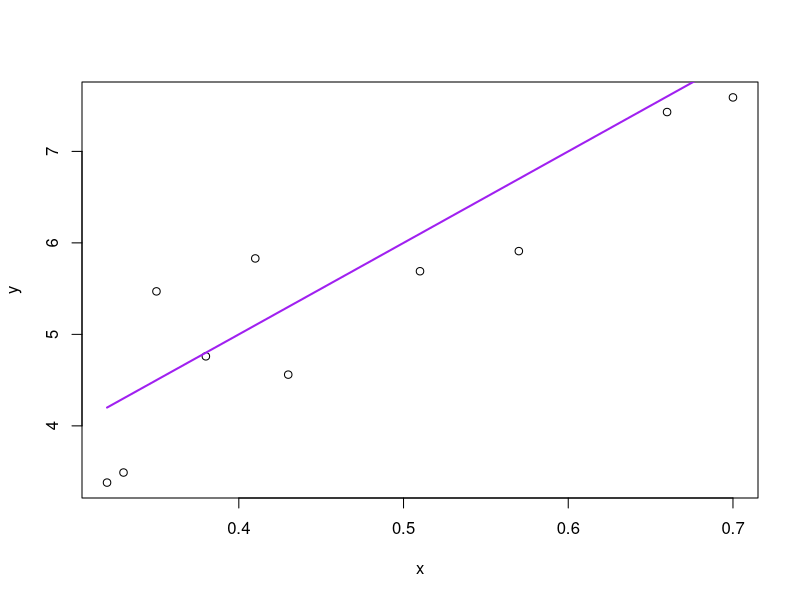

The R script that drew this image:
#lecture 2 example code
#necessary functions:



r2<-function(y_hat,y,logo=F) {
  
  RSS<-sum((((y_hat))-(y))^2)
  
  TSS<-sum(((y)-(mean(y)))^2)
  
  
  return(1-RSS/TSS)}



rmse=function(y_hat,y)
{
  sqrt(mean((y-y_hat)^2,na.rm=T))
}




##EXAMPLE OF CURVE
#y is a vector
y=c(5.69, 3.38, 4.76, 7.59, 5.47, 4.56, 3.49, 5.91, 7.43, 5.83)

#x is a vector
x=c(0.51, 0.32, 0.38, 0.7, 0.35, 0.43, 0.33, 0.57, 0.66, 0.41)

plot(y~x)

curve(1+10*x,col="purple",lwd=2,add=T)

##
#estimate parameters with least squares regression
model1<-lm(y~x)

#get parameters out
intercept<-coef(model1)[1]

slope<-coef(model1)[2]

sigma<-summary(model1)$sigma


#predict a new value of y based on x:
x_new=2

y_new=intercept+slope*2

print(y_new)

#generate predicted values for observed data:
y_hat<-intercept+slope*x


#calculate R2 and RMSE

r2(y_hat,y)

rmse(y_hat,y)







